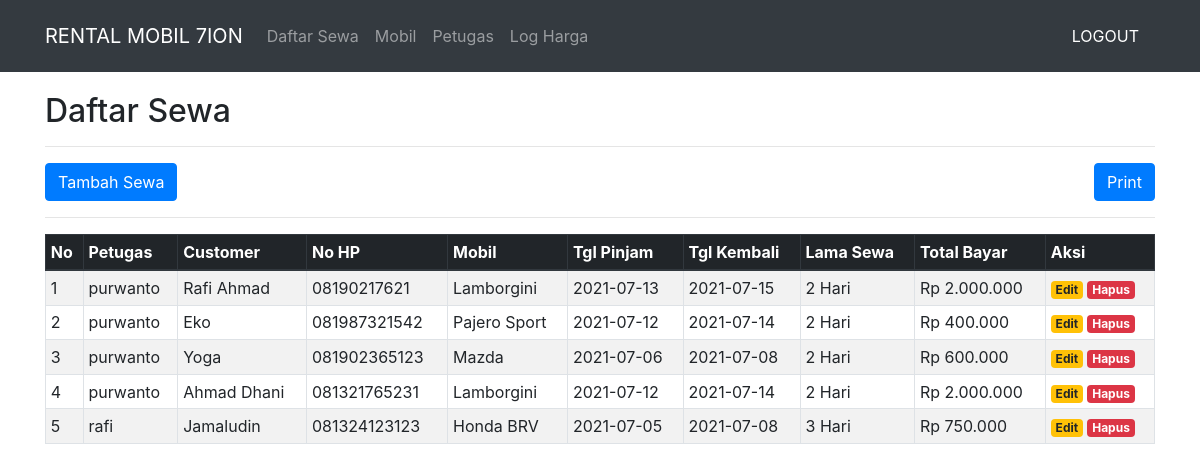
The app's page /index.php (signed in) with its own data.
### tables this page shows
CREATE TABLE `sewa` (
  `id_sewa` int(10) NOT NULL,
  `nama_admin` varchar(40) NOT NULL,
  `pelanggan` varchar(30) DEFAULT NULL,
  `hp` varchar(20) NOT NULL,
  `id_mobil` int(10) DEFAULT NULL,
  `tgl_pinjam` date DEFAULT NULL,
  `tgl_kembali` date DEFAULT NULL,
  `lama_sewa` int(10) NOT NULL,
  `total_bayar` varchar(20) DEFAULT NULL
);

CREATE TABLE `mobil` (
  `id_mobil` int(10) NOT NULL,
  `no_plat` varchar(20) NOT NULL,
  `jenis` varchar(30) NOT NULL,
  `merk` varchar(20) NOT NULL,
  `tahun` varchar(5) NOT NULL,
  `warna` varchar(20) NOT NULL,
  `harga` int(15) NOT NULL
);

### index.php (the view)
<?php
include('head.php');
?>
	<div class="container" style="margin-top: 20px">
		<h2>Daftar Sewa</h2>
		<hr>
		<a class="btn btn-primary" href="tambah-sewa.php" role="button">Tambah Sewa</a>
		<a class="btn btn-primary float-right" href="sewa-excel.php" role="button">Print</a>
		<hr>
		<table class="table table-striped table-hover table-sm table-bordered">
			<thead class="thead-dark">
				<tr>
					<th>No</th>
					<th>Petugas</th>
					<th>Customer</th>
					<th>No HP</th>
					<th>Mobil</th>
					<th>Tgl Pinjam</th>
					<th>Tgl Kembali</th>
					<th>Lama Sewa</th>
					<th>Total Bayar</th>
					<th>Aksi</th>
				</tr>
			</thead>
			<tbody>
				<?php
				$sql = mysqli_query($koneksi,"SELECT * FROM sewa INNER JOIN mobil ON sewa.id_mobil = mobil.id_mobil ORDER BY id_sewa ASC") or die(mysqli_error($koneksi));
				if (mysqli_num_rows($sql) > 0 )
				{
					$no = 1;
					while ($data = mysqli_fetch_assoc($sql))
					{ ?>
				<tr>
					<td><?php echo $no; ?></td>
					<td><?php echo $data['nama_admin']; ?></td>
					<td><?php echo $data['pelanggan']; ?></td>
					<td><?php echo $data['hp']; ?></td>
					<td><?php echo $data['merk']; ?></td>
					<td><?php echo $data['tgl_pinjam']; ?></td>
					<td><?php echo $data['tgl_kembali']; ?></td>
					<td><?php echo $data['lama_sewa']; ?> Hari</td>
					<td><?php echo "Rp " . number_format($data['total_bayar'], 0, ",", "."); ?></td>
					<td>
						<a href="edit-sewa.php?id_sewa=<?php echo $data['id_sewa']; ?>" class="badge badge-warning">Edit</a>
						<a href="hapus-sewa.php?id_sewa=<?php echo $data['id_sewa']; ?>" class="badge badge-danger" onclick="return confirm('Yakin ingin menghapus data ini ?')">Hapus</a>
					</td>
				</tr>
				<?php
				$no++; }
				} else {
					echo "<tr>Tidak ada data</tr>";
				}
				?>
			</tbody>
		</table>
	</div>
<?php include ('footer.php'); ?>

### head.php (shortened to what this page needs)
<!DOCTYPE html>
<html>
<head>
	<link rel="stylesheet" type="text/css" href="https://stackpath.bootstrapcdn.com/bootstrap/4.1.3/css/bootstrap.min.css">
</head>
<body>
	<nav class="navbar navbar-expand-lg navbar-dark bg-dark">
		<div class="container">
			<a class="navbar-brand" href="index.php">RENTAL MOBIL 7ION</a>
			<div class="collapse navbar-collapse" id="navbarSupportedContent">
				<ul class="navbar-nav mr-auto">
					<li class="nav-item">
						<a class="nav-link" href="index.php">Daftar Sewa</a>
					</li>
					<li class="nav-item">
						<a class="nav-link" href="daftar-mobil.php">Mobil</a>
					</li>
					<li class="nav-item">
						<a class="nav-link" href="admin.php">Petugas</a>
					</li>
					<li class="nav-item">
						<a class="nav-link" href="log.php">Log Harga</a>
					</li>
				</ul>
				<span class="navbar-text">
					<a class="nav-link" href="logout.php">LOGOUT</a>
				</span>
			</div>
		</div>
	</nav>

### footer.php (shortened to what this page needs)
</body>
</html>

### records on screen
sewa: nama_admin "purwanto", pelanggan "Rafi Ahmad", hp "08190217621", id_mobil.merk "Lamborgini", tgl_pinjam "2021-07-13", tgl_kembali "2021-07-15", lama_sewa "2", total_bayar "2.000.000"
sewa: nama_admin "purwanto", pelanggan "Eko", hp "081987321542", id_mobil.merk "Pajero Sport", tgl_pinjam "2021-07-12", tgl_kembali "2021-07-14", lama_sewa "2", total_bayar "400.000"
sewa: nama_admin "purwanto", pelanggan "Yoga", hp "081902365123", id_mobil.merk "Mazda", tgl_pinjam "2021-07-06", tgl_kembali "2021-07-08", lama_sewa "2", total_bayar "600.000"
sewa: nama_admin "purwanto", pelanggan "Ahmad Dhani", hp "081321765231", id_mobil.merk "Lamborgini", tgl_pinjam "2021-07-12", tgl_kembali "2021-07-14", lama_sewa "2", total_bayar "2.000.000"
sewa: nama_admin "rafi", pelanggan "Jamaludin", hp "081324123123", id_mobil.merk "Honda BRV", tgl_pinjam "2021-07-05", tgl_kembali "2021-07-08", lama_sewa "3", total_bayar "750.000"
